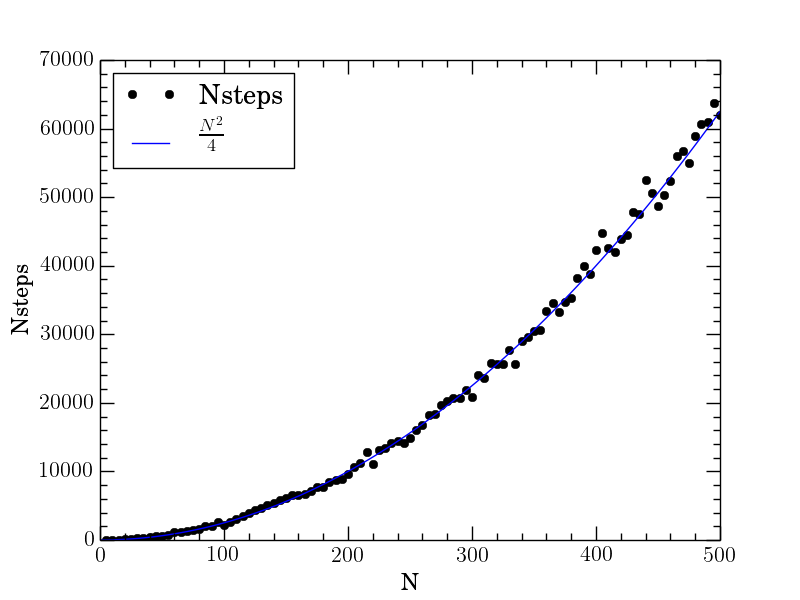

Here is the Python script that generated this plot:
# -*- coding: utf-8 -*-
"""

Created on 13/10/15

@author: Carlos Eduardo Barbosa

Solution for EP 1

"""

import numpy as np

import matplotlib.pyplot as plt

def hand_sort(a):
    """ Sort and array like a card player. """
    # Create array of the same dimension of the output
    asorted = np.empty_like(a)
    # For the remaining cards, do the sorting
    nsteps = 0
    for i in range(len(a)):
        asorted[i] = a[i]
        for j in range(i)[::-1]:
            nsteps += 1
            if asorted[j+1] < asorted[j]:
                asorted[j:j+2] = asorted[j:j+2][::-1]
            else:
                break
    return asorted, nsteps

if __name__ == "__main__":
    results = []
    for n in range(5,501,5):
        a = np.random.random(n)
        asorted, nsteps = hand_sort(a)
        results.append([n, nsteps])
        if n == 20:
            print "Results for N=20"
            print "Input array: "
            print a
            print "Output array"
            print asorted
    ##########################################################################
    # Saving results in a file
    with open("nsteps.txt", "w") as f:
        f.write("{0:15s}{1:15s}\n".format("#SIZE", "NSTEPS"))
        # Saving results in a single line using list comprehension
        # The complication is just to have a nicely formatted table
        f.write("\n".join(["".join(["{0!s:15}".format(y) for y in x]) for x in
                           results]))
    ##########################################################################
    # Ploting the results
    x, y = np.array(results).T
    plt.plot(x, y, "ok", label="Nsteps")
    plt.plot(np.linspace(0,500,100), np.linspace(0,500,100)**2/4,
             label=r"$\frac{N^2}{4}$")
    plt.legend(loc=0)
    plt.xlabel("N")
    plt.ylabel("Nsteps")
    plt.minorticks_on()
    plt.pause(0.001)
    plt.savefig("ex1.png")
    plt.show(block=True)
